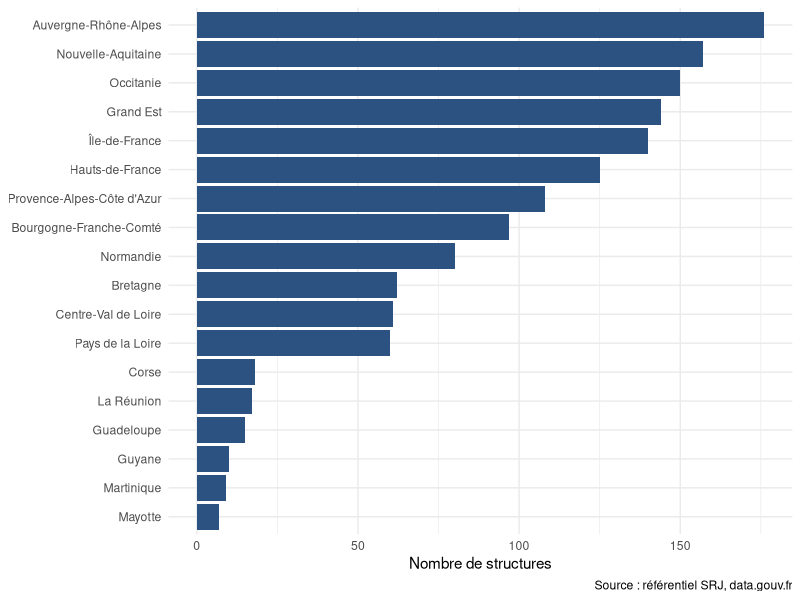

Write R code to recreate this figure.
## ---- chunk 1
#| label: setup
#| include: false
# include: false -> ce bloc s'exécute mais n'apparaît pas dans le rapport.
# C'est là qu'on met les chargements de packages et les imports.
library(dplyr)
library(ggplot2)

structures   <- read.csv2("../../data/structures.csv",      fileEncoding = "UTF-8")
departements <- read.csv2("../../data/departements.csv",    fileEncoding = "UTF-8")
types        <- read.csv2("../../data/types_structure.csv", fileEncoding = "UTF-8")

regional <- structures |>
  inner_join(departements, by = "code_departement") |>
  group_by(nom_region) |>
  summarise(
    nb_structures = n(),
    taux_email    = mean(email != "")
  ) |>
  arrange(desc(nb_structures))
## ---- chunk 2
#| label: tbl-regions
#| echo: false
#| tbl-cap: "Les cinq régions les mieux dotées"
regional |>
  head(5) |>
  mutate(taux_email = paste0(round(taux_email * 100), " %")) |>
  rename(
    Région              = nom_region,
    `Nombre de structures` = nb_structures,
    `Part avec courriel`   = taux_email
  ) |>
  knitr::kable()
## ---- chunk 3
#| label: fig-regions
#| echo: false
#| fig-cap: "Nombre de structures par région"
#| fig-width: 8
#| fig-height: 5
ggplot(regional, aes(x = reorder(nom_region, nb_structures), y = nb_structures)) +
  geom_col(fill = "#2c5282") +
  coord_flip() +
  labs(x = NULL, y = "Nombre de structures",
       caption = "Source : référentiel SRJ, data.gouv.fr") +
  theme_minimal(base_size = 11)
## ---- chunk 4
#| label: exemple-visible
moyenne_nationale <- mean(structures$email != "")
round(moyenne_nationale, 3)
